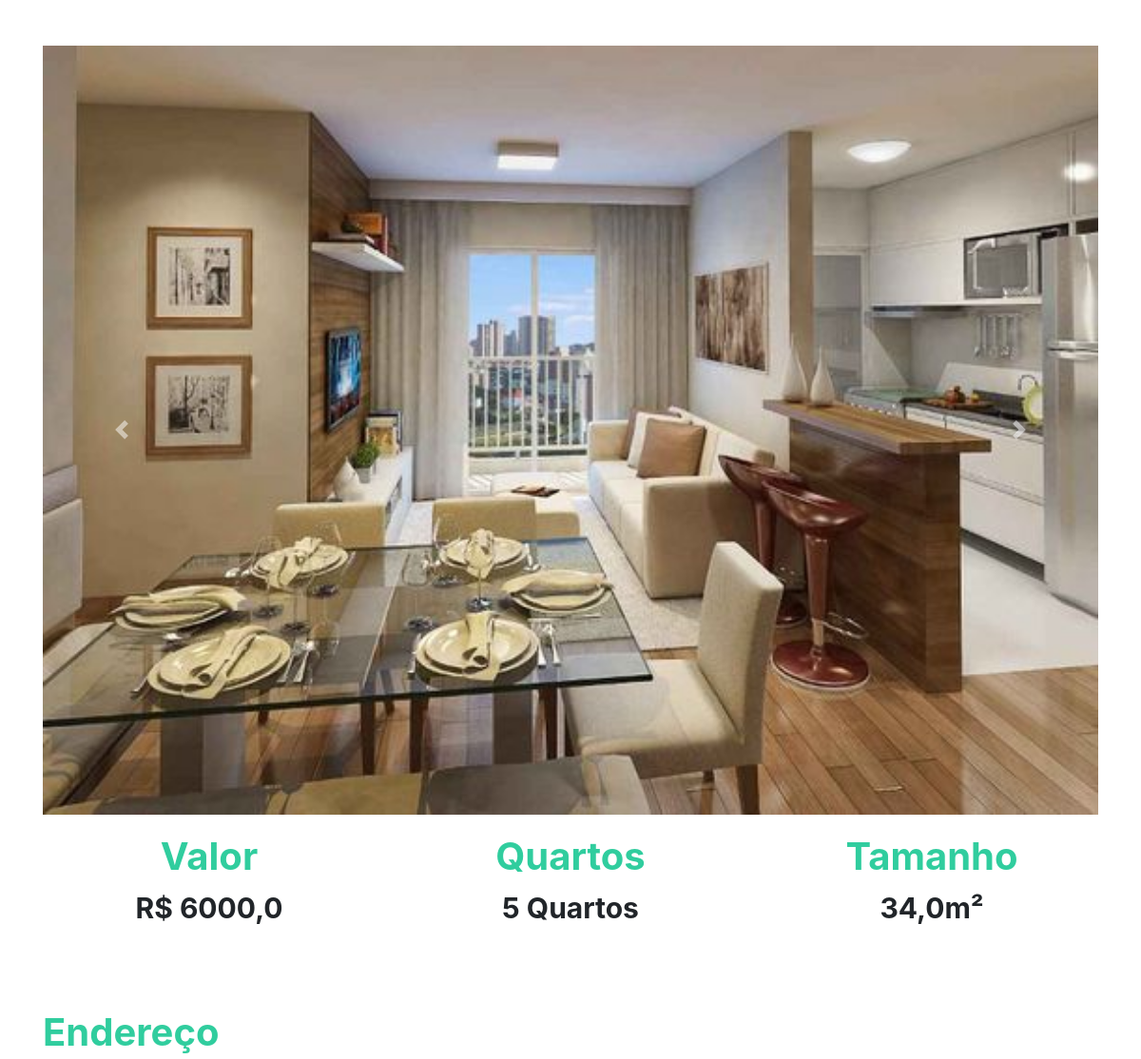
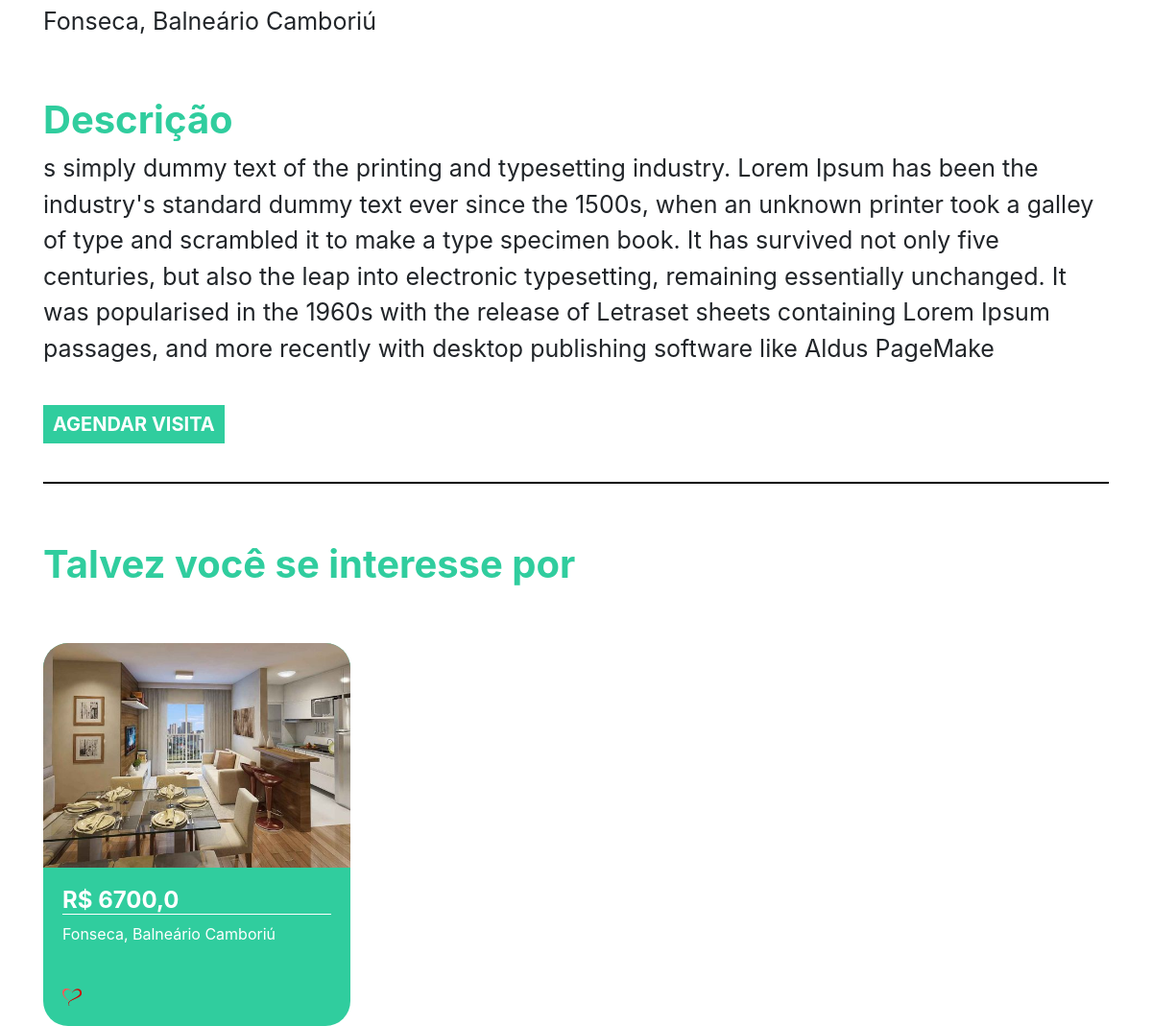
/imovel/6, run on the app's committed database (2 pictures, top to bottom).
### plataforma/models.py (models this page shows, shortened)
class Imagem(models.Model):
    img = models.ImageField(upload_to='img')
    def __str__(self) -> str:
        return self.img.url

class Imovei(models.Model):
    choices = (('V', 'Venda'),
               ('A', 'Aluguel'))
    choices_imovel = (('A', 'Apartamento'),
                      ('C', 'Casa'))
    imagens = models.ManyToManyField(Imagem)
    valor = models.FloatField()
    quartos = models.IntegerField()
    tamanho = models.FloatField()
    cidade = models.ForeignKey(Cidade, on_delete=models.DO_NOTHING)
    rua = models.CharField(max_length=50)
    tipo = models.CharField(max_length=1, choices=choices)
    tipo_imovel = models.CharField(max_length=1, choices=choices_imovel)
    numero = models.IntegerField()
    descricao = models.TextField()
    dias_visita = models.ManyToManyField(DiasVisita)
    horarios = models.ManyToManyField(Horario)

class Cidade(models.Model):
    nome = models.CharField(max_length=30)
    def __str__(self) -> str:
        return self.nome

### plataforma/views.py (the view)
# urls.py: path('imovel/<str:id>', views.imovel, name="imovel"),
def imovel(request, id):
    imovel = get_object_or_404(Imovei, id=id)
    sugestoes = Imovei.objects.filter(cidade = imovel.cidade).exclude(id=id)[:2]
    return render(request, 'imovel.html', {'imovel': imovel, 'sugestoes': sugestoes, 'id': id})

### plataforma/models.py (called while the page is built)
    def __str__(self) -> str:
        return self.dia

    def __str__(self) -> str:
        return str(self.horario)

### plataforma/templates/imovel.html (shortened to what this page needs)
{% extends 'base.html' %}
{% load static %}
{% block 'head' %}
<link rel="stylesheet" href="{% static 'plataforma/css/home.css' %}">
{% endblock  %}
{% block 'body' %}
    <div style="text-align: center" class="container">
        <br>
        <br>
        <div id="carouselExampleControls" class="carousel slide" data-ride="carousel">
            <div class="carousel-inner">
                {% for img in imovel.imagens.all  %}
                    <div class="carousel-item {% if forloop.first %} active {% endif %}" >
                        <img class="d-block w-100" src="{{img}}" alt="First slide">
                    </div>
                {% endfor %}
            </div>
        <a class="carousel-control-prev" href="#carouselExampleControls" role="button" data-slide="prev">
            <span class="carousel-control-prev-icon" aria-hidden="true"></span>
        </a>
        <a class="carousel-control-next" href="#carouselExampleControls" role="button" data-slide="next">
            <span class="carousel-control-next-icon" aria-hidden="true"></span>
        </a>
    </div>
        <div class="row">
            <div class="col-md">
                <h3 class="titulo_especificacao">Valor</h3>
                <p class="especificacao">R$ {{imovel.valor}}</p>
            </div>
            <div class="col-md">
                <h3 class="titulo_especificacao">Quartos</h3>
                <p class="especificacao">{{imovel.quartos}} Quartos</p>
            </div>
            <div class="col-md">
                <h3 class="titulo_especificacao">Tamanho</h3>
                <p class="especificacao">{{imovel.tamanho}}m²</p>
            </div>
        </div>
        <br>
        <br>
        <div style="text-align: left">
            <h3 class="titulo_especificacao">Endereço</h3>
            <p class="especificacao_endereco">{{imovel.rua}}, {{imovel.cidade }}</p>
        </div>
        <br>
        <div style="text-align: left">
            <h3 class="titulo_especificacao">Descrição</h3>
            <p class="especificacao_endereco">{{imovel.descricao}}</p>
            <br>
            <button class="btn_agendar_visita" data-toggle="modal" data-target="#exampleModal">AGENDAR VISITA</button>
            <br>
            <br>
        </div>
        <hr style="border: 1px solid black">
        <br>
        <div class="div_possivel_interesse">
            <h3 class="titulo_especificacao">Talvez você se interesse por</h3>
            <div class="row">
                {% for sugestao in sugestoes %}
                    <div class="col-md cont">
                        <div class="card_imovel">
                            <img class="img_capa_imovel" src="{{sugestao.imagens.all.0.img.url}}">
                            <div class="informacoes_imoveis">
                            <a class="a_none" href="{% url 'imovel' sugestao.id %}"><h4 class="valor">R$ {{sugestao.valor}}</h4></a>
                            <p>{{sugestao.rua}}, {{sugestao.cidade}}</p>
                            <br>
                            <img width="7%" src="{% static 'plataforma/img/heart.png' %}">
                            </div>
                        </div>
                    </div>
                {% endfor %}
            </div>
        </div>
    </div>
{% endblock  %}

### templates/static/plataforma/css/home.css (style rules this page uses)
.card_imovel { background-color: #30CD9E; width: 20rem; margin-top: 50px; border-radius: 26px; }
.img_capa_imovel { width: 100%; border-top-left-radius: 26px; border-top-right-radius: 26px; }
.informacoes_imoveis { padding: 20px; color: white; }
.valor { font-weight: bold; border-bottom: 1px solid white; }
.a_none { color: white; }
.titulo_especificacao { color: #30CD9E; font-weight: bold; margin-top: 20px; font-size: 40px; }
.especificacao { font-size: 30px; font-weight: bold; }
.especificacao_endereco { font-size: 25px; }
.btn_agendar_visita { border: none; background-color: #30CD9E; color: white; font-weight: bold; font-size: 20px; padding: 5px 10px 5px 10px; }
.div_possivel_interesse { text-align: left; }

### data on the page
Imagem: img (picture)
Imovei: valor "6000,0", quartos "5", tamanho "34,0", rua "Fonseca", cidade "Balneário Camboriú", descricao "s simply dummy text of the printing and typesetting industry. Lorem Ipsum has been the industry's standard dummy text ever since the 1500s, when an unknown printer took a galley of type and scrambled it to make a type specimen book. It has survived not only five centuries, but also the leap into electronic typesetting, remaining essentially unchanged. It was popularised in the 1960s with the release of Letraset sheets containing Lorem Ipsum passages, and more recently with desktop publishing software like Aldus PageMake"
Imovei: imagens.all.0.img (picture), valor "6700,0", rua "Fonseca", cidade "Balneário Camboriú"
